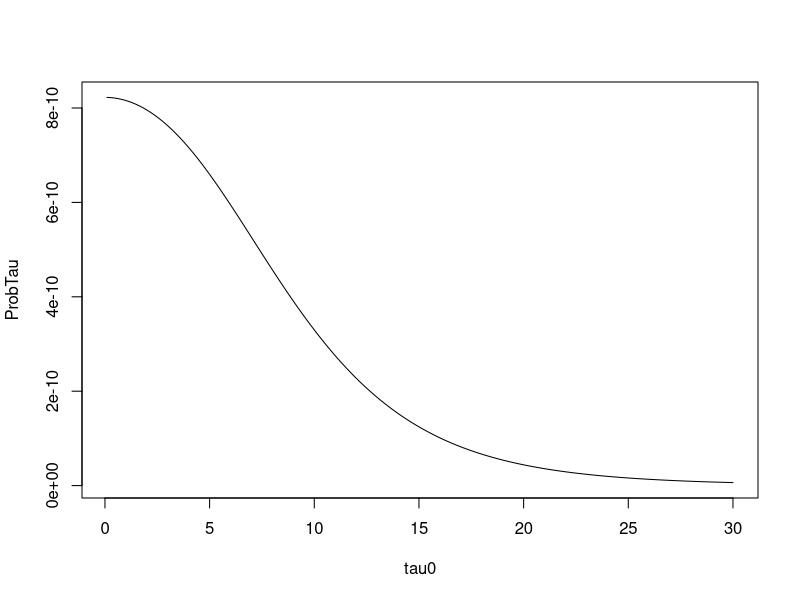
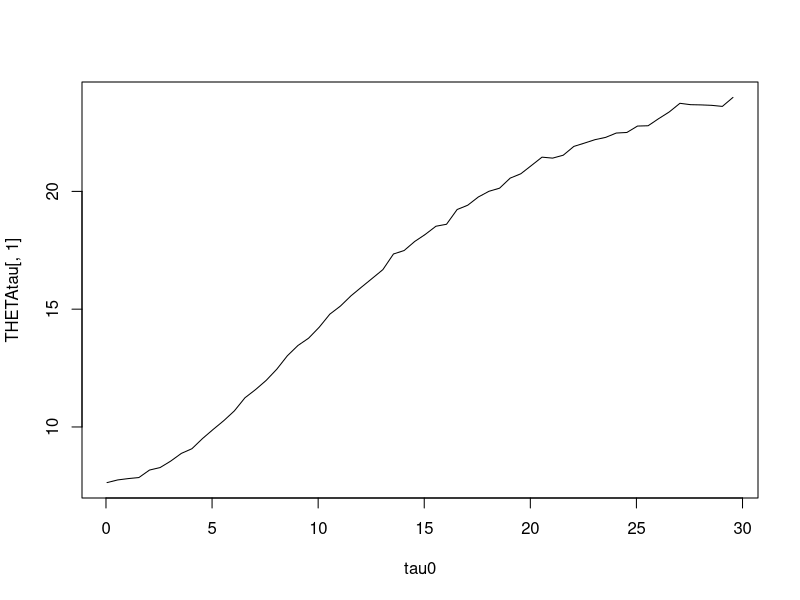
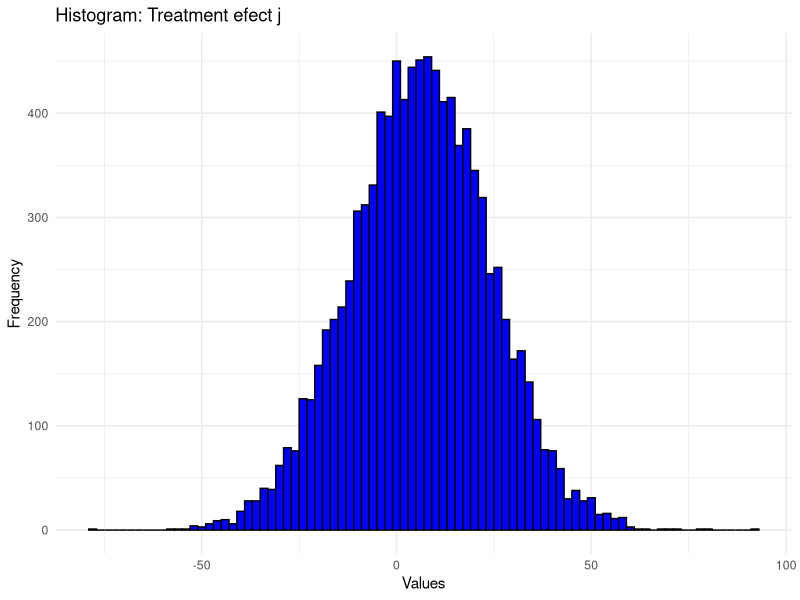

R code for these plots, in order:
# Bayesian hierarchical models for treatment effects

TE <- c(28, 8, -3, 7, -1, 1, 18, 12)
mean(TE)
StEr <- c(15, 10, 16, 11, 9, 11, 10, 18)
J <-length(TE)

# Posterior tau
PostTau <- function(tau){
  Vmui <- sum((StEr^2+tau^2)^-1)
  muhat <- sum((1/(StEr^2+tau^2))*TE)/sum((1/(StEr^2+tau^2)))
  term <- NULL
  for(j in 1:J){
    termj <- (StEr[j]^2+tau^2)^(-1/2)*exp(-(TE[j]-muhat)^2/(2*(StEr[j]^2+tau^2)))
    term <- c(term, termj)
  }
  denstau <- Vmui^(-0.5)*prod(term)
  return(denstau)
}
tau0 <- seq(0.1,30,0.1)
ProbTau <- sapply(tau0, PostTau)
plot(tau0, ProbTau, type = "l")

PostMu <- function(tau){
  Vmui <- sum((StEr^2+tau^2)^-1)
  muhat <- sum((1/(StEr^2+tau^2))*TE)/sum((1/(StEr^2+tau^2)))
  mu <- rnorm(1, muhat, (1/Vmui)^0.5)
  return(mu)
}
tau <- 5
mu <- PostMu(tau)

PostThetaj <- function(mu, tau, j){
  thetahatj <- (TE[j]/StEr[j]^2+mu/tau^2)/(1/StEr[j]^2+1/tau^2)
  Vj <- 1/(1/StEr[j]^2+1/tau^2)
  thetaj <- rnorm(1, thetahatj, Vj^0.5)
  return(thetaj)
}
PostThetaj(mu, tau, 7)

# Gibbs sampler
S <- 10000
THETA <- matrix(NA, S, J)
tau0 <- seq(0.05,30,0.5)
ProbTau <- sapply(tau0, PostTau)
tau <- sample(tau0, S, prob = ProbTau, replace = TRUE)
mu <- sapply(tau, PostMu)
for(j in 1:J){
  thetaj <- sapply(1:S, function(s){PostThetaj(mu = mu[s], tau = tau[s], j = j)})
  THETA[,j] <- thetaj
}

summary(coda::mcmc(tau))
summary(coda::mcmc(mu))
summary(coda::mcmc(THETA))

# Posterior distribution of thetaj given tau, and averaging over mu
THETAtau <- matrix(NA, length(tau0), J)
for (s in 1:length(tau0)){
  mus <- replicate(20000, PostMu(tau0[s]))
  for(j in 1:J){
    thetajtau <- mean(sapply(1:S, function(l){PostThetaj(mu = mus[l], tau = tau0[s], j = j)}), na.rm = TRUE)
    THETAtau[s,j] <- thetajtau
  }
}

plot(tau0, THETAtau[,1], type = "l")

# Predictive distribution
j <- 3
TEj <- c(sapply(1:S, function(s) {rnorm(1, mean = THETA[s,j], sd = StEr[j])}))
require(ggplot2)
dfj <- data.frame(TEj = TEj)
ggplot(dfj, aes(x = TEj)) +
  geom_histogram(binwidth = 2, fill = "blue", color = "black", ) +
  labs(title = "Histogram: Treatment efect j", x = "Values", y = "Frequency") +
  theme_minimal()
summary(TEj)
